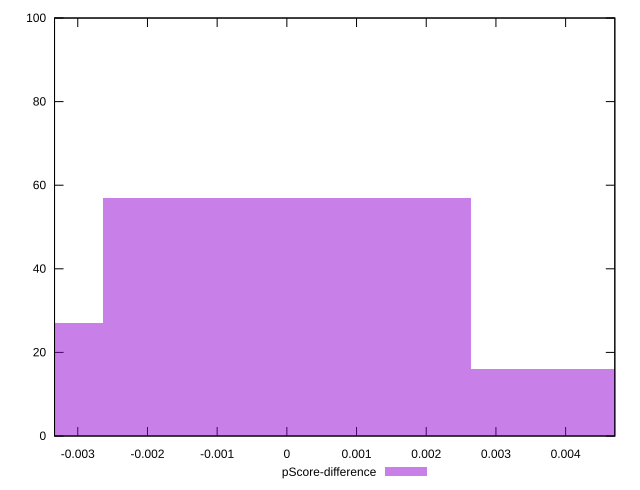

gnuplot code for this plot:
reset

$pScoreDifference <<EOF
-0.005285271786047724 27
0.005285271786047724 16
0 57
EOF

set key outside below
set boxwidth 0.005285271786047724
set xrange [-0.0033333333333334103:0.004705882352941171]
set yrange [0:100]
set trange [0:100]
set style fill transparent solid 0.5 noborder
set terminal svg size 640, 490 enhanced background rgb 'white'
set output "reprap/unused-javascript/samples/pages/pScore-difference/histogram.svg"

plot $pScoreDifference title "pScore-difference" with boxes

reset
